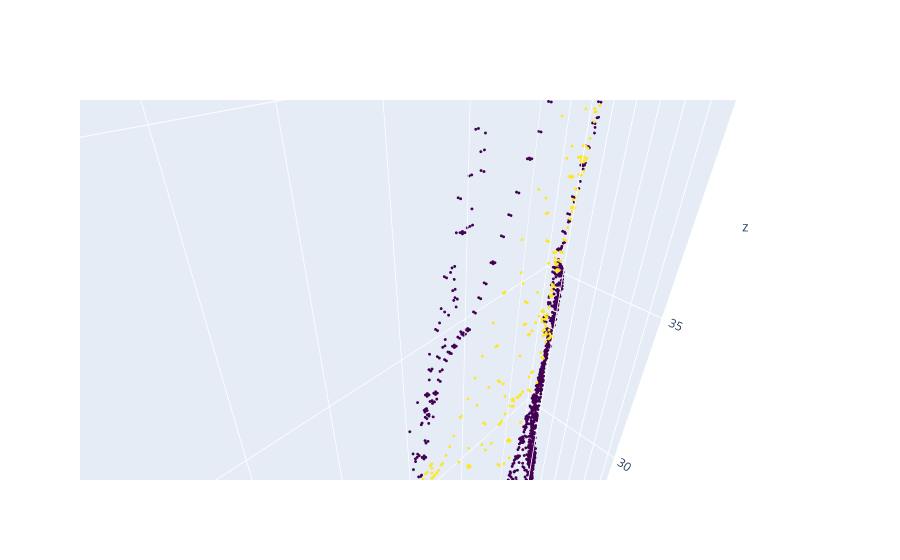

Notebook cell for this chart:
### Code cell
data.plot_3d(masked=False)

### Figure 1 — Plotly figure (JSON) as saved in the notebook; plotly's stock layout.template omitted (floating-point values rounded to 4 significant figures; data arrays with more than 128 entries replaced by an {"elided": "..."} marker saying what was removed)
{"data": [{"marker": {"color": {"elided": "8192 int values"}, "colorscale": [[0, "#440154"], [0.1111, "#482878"], [0.2222, "#3e4989"], [0.3333, "#31688e"], [0.4444, "#26828e"], [0.5556, "#1f9e89"], [0.6667, "#35b779"], [0.7778, "#6ece58"], [0.8889, "#b5de2b"], [1, "#fde725"]], "size": 1}, "mode": "markers", "type": "scatter3d", "x": {"elided": "8192 float values"}, "y": {"elided": "8192 float values"}, "z": {"elided": "8192 float values"}}], "layout": {"scene": {"aspectmode": "manual", "aspectratio": {"x": 3.333, "y": 1, "z": 11.67}, "xaxis": {"range": [-15, -5]}, "yaxis": {"range": [-1, 2]}, "zaxis": {"range": [20, 55]}}}}
